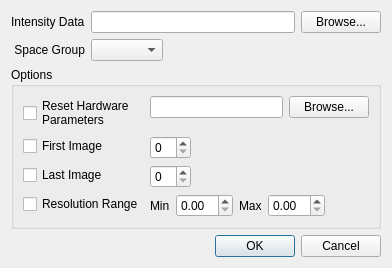
<?xml version="1.0" encoding="UTF-8"?>
<ui version="4.0">
 <class>IntegrateDialog</class>
 <widget class="QDialog" name="IntegrateDialog">
  <property name="geometry">
   <rect>
    <x>0</x>
    <y>0</y>
    <width>392</width>
    <height>256</height>
   </rect>
  </property>
  <property name="windowTitle">
   <string>Integrate with d*TREK</string>
  </property>
  <layout class="QGridLayout" name="gridLayout">
   <item row="0" column="0">
    <widget class="QLabel" name="label_4">
     <property name="text">
      <string>Intensity Data</string>
     </property>
    </widget>
   </item>
   <item row="0" column="1">
    <layout class="QHBoxLayout" name="horizontalLayout_5">
     <item>
      <widget class="QLineEdit" name="intensityData"/>
     </item>
     <item>
      <widget class="QPushButton" name="intensityDataBrowse">
       <property name="text">
        <string>Browse...</string>
       </property>
      </widget>
     </item>
    </layout>
   </item>
   <item row="1" column="0">
    <widget class="QLabel" name="label">
     <property name="text">
      <string>Space Group</string>
     </property>
     <property name="alignment">
      <set>Qt::AlignRight|Qt::AlignTrailing|Qt::AlignVCenter</set>
     </property>
    </widget>
   </item>
   <item row="1" column="1">
    <layout class="QHBoxLayout" name="horizontalLayout">
     <item>
      <widget class="QComboBox" name="spaceGroupComboBox"/>
     </item>
     <item>
      <spacer name="horizontalSpacer_4">
       <property name="orientation">
        <enum>Qt::Horizontal</enum>
       </property>
       <property name="sizeHint" stdset="0">
        <size>
         <width>228</width>
         <height>20</height>
        </size>
       </property>
      </spacer>
     </item>
    </layout>
   </item>
   <item row="2" column="0" colspan="2">
    <widget class="QGroupBox" name="groupBox">
     <property name="title">
      <string>Options</string>
     </property>
     <layout class="QFormLayout" name="formLayout_2">
      <item row="0" column="0">
       <widget class="QCheckBox" name="resetHardwareParametersCheckBox">
        <property name="text">
         <string>Reset Hardware
Parameters</string>
        </property>
       </widget>
      </item>
      <item row="0" column="1">
       <layout class="QHBoxLayout" name="horizontalLayout_6">
        <item>
         <widget class="QLineEdit" name="hardwareParametersLineEdit"/>
        </item>
        <item>
         <widget class="QPushButton" name="hardwareParametersPushButton">
          <property name="text">
           <string>Browse...</string>
          </property>
         </widget>
        </item>
       </layout>
      </item>
      <item row="1" column="0">
       <widget class="QCheckBox" name="firstImageCheckBox">
        <property name="text">
         <string>First Image</string>
        </property>
       </widget>
      </item>
      <item row="1" column="1">
       <layout class="QHBoxLayout" name="horizontalLayout_3">
        <item>
         <widget class="QSpinBox" name="firstImageSpinBox"/>
        </item>
        <item>
         <spacer name="horizontalSpacer">
          <property name="orientation">
           <enum>Qt::Horizontal</enum>
          </property>
          <property name="sizeHint" stdset="0">
           <size>
            <width>40</width>
            <height>20</height>
           </size>
          </property>
         </spacer>
        </item>
       </layout>
      </item>
      <item row="2" column="0">
       <widget class="QCheckBox" name="lastImageCheckBox">
        <property name="text">
         <string>Last Image</string>
        </property>
       </widget>
      </item>
      <item row="2" column="1">
       <layout class="QHBoxLayout" name="horizontalLayout_4">
        <item>
         <widget class="QSpinBox" name="lastImageSpinBox"/>
        </item>
        <item>
         <spacer name="horizontalSpacer_2">
          <property name="orientation">
           <enum>Qt::Horizontal</enum>
          </property>
          <property name="sizeHint" stdset="0">
           <size>
            <width>40</width>
            <height>20</height>
           </size>
          </property>
         </spacer>
        </item>
       </layout>
      </item>
      <item row="3" column="0">
       <widget class="QCheckBox" name="resolutionRangeCheckBox">
        <property name="text">
         <string>Resolution Range</string>
        </property>
       </widget>
      </item>
      <item row="3" column="1">
       <layout class="QHBoxLayout" name="horizontalLayout_2">
        <item>
         <widget class="QLabel" name="label_2">
          <property name="text">
           <string>Min</string>
          </property>
         </widget>
        </item>
        <item>
         <widget class="QDoubleSpinBox" name="minResSpinBox"/>
        </item>
        <item>
         <widget class="QLabel" name="label_3">
          <property name="text">
           <string>Max</string>
          </property>
         </widget>
        </item>
        <item>
         <widget class="QDoubleSpinBox" name="maxResSpinBox"/>
        </item>
        <item>
         <spacer name="horizontalSpacer_3">
          <property name="orientation">
           <enum>Qt::Horizontal</enum>
          </property>
          <property name="sizeHint" stdset="0">
           <size>
            <width>40</width>
            <height>20</height>
           </size>
          </property>
         </spacer>
        </item>
       </layout>
      </item>
     </layout>
    </widget>
   </item>
   <item row="3" column="0" colspan="2">
    <widget class="QDialogButtonBox" name="buttonBox">
     <property name="orientation">
      <enum>Qt::Horizontal</enum>
     </property>
     <property name="standardButtons">
      <set>QDialogButtonBox::Cancel|QDialogButtonBox::Ok</set>
     </property>
    </widget>
   </item>
  </layout>
 </widget>
 <tabstops>
  <tabstop>buttonBox</tabstop>
  <tabstop>resetHardwareParametersCheckBox</tabstop>
  <tabstop>hardwareParametersLineEdit</tabstop>
  <tabstop>hardwareParametersPushButton</tabstop>
  <tabstop>firstImageCheckBox</tabstop>
  <tabstop>firstImageSpinBox</tabstop>
  <tabstop>lastImageCheckBox</tabstop>
  <tabstop>lastImageSpinBox</tabstop>
  <tabstop>resolutionRangeCheckBox</tabstop>
  <tabstop>minResSpinBox</tabstop>
  <tabstop>maxResSpinBox</tabstop>
 </tabstops>
 <resources/>
 <connections>
  <connection>
   <sender>buttonBox</sender>
   <signal>accepted()</signal>
   <receiver>IntegrateDialog</receiver>
   <slot>accept()</slot>
   <hints>
    <hint type="sourcelabel">
     <x>254</x>
     <y>364</y>
    </hint>
    <hint type="destinationlabel">
     <x>157</x>
     <y>274</y>
    </hint>
   </hints>
  </connection>
  <connection>
   <sender>buttonBox</sender>
   <signal>rejected()</signal>
   <receiver>IntegrateDialog</receiver>
   <slot>reject()</slot>
   <hints>
    <hint type="sourcelabel">
     <x>322</x>
     <y>364</y>
    </hint>
    <hint type="destinationlabel">
     <x>286</x>
     <y>274</y>
    </hint>
   </hints>
  </connection>
 </connections>
</ui>
